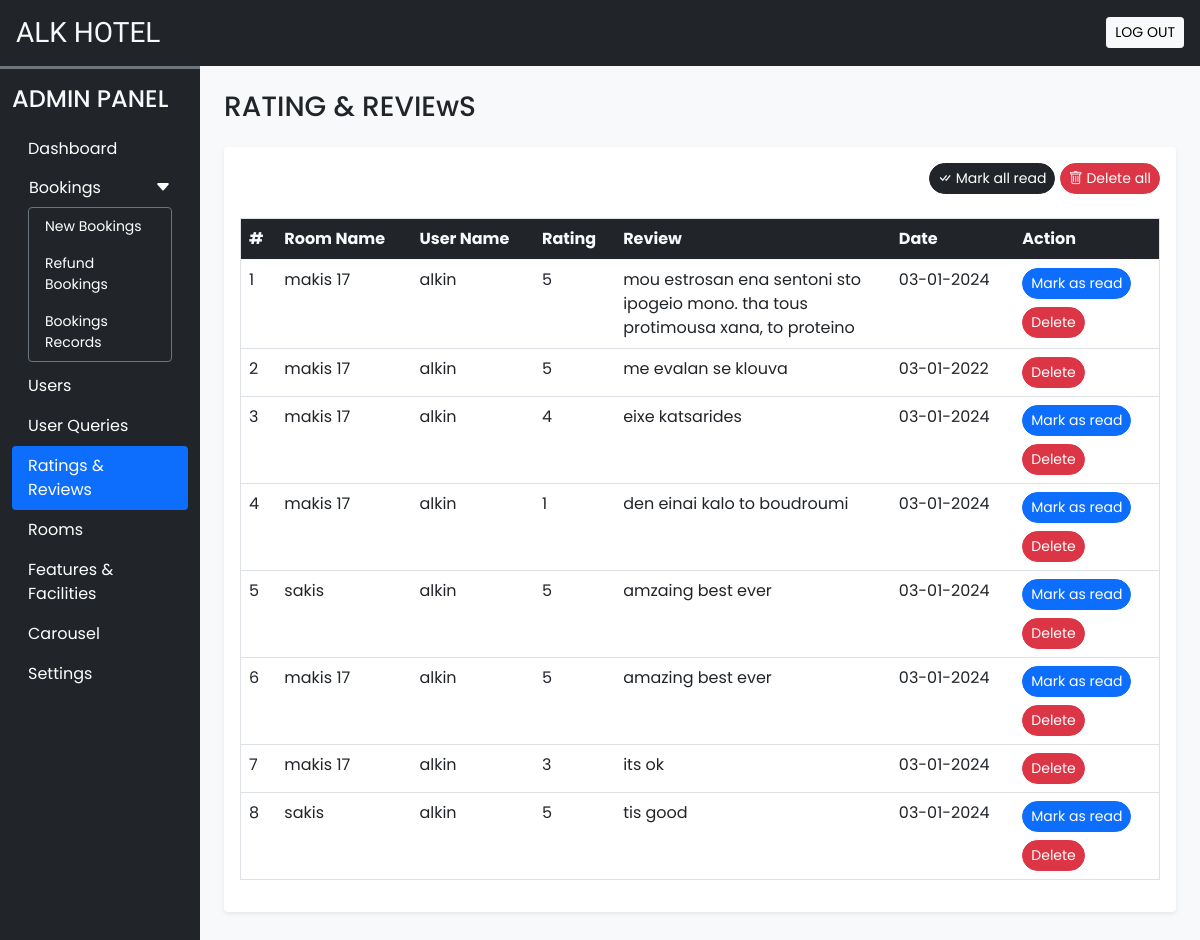
The app's page /xen/admin/rate_review.php (signed in) with its own data.
### tables this page shows
CREATE TABLE `rating_review` (
  `sr_no` int NOT NULL AUTO_INCREMENT,
  `booking_id` int DEFAULT NULL,
  `room_id` int DEFAULT NULL,
  `user_id` int DEFAULT NULL,
  `rating` int DEFAULT NULL,
  `review` varchar(200) DEFAULT NULL,
  `seen` int DEFAULT '0',
  `datentime` datetime DEFAULT CURRENT_TIMESTAMP,
  PRIMARY KEY (`sr_no`),
  KEY `rrbid_idx` (`booking_id`),
  KEY `rrrid_idx` (`room_id`),
  KEY `rruid_idx` (`user_id`),
  CONSTRAINT `rrbid` FOREIGN KEY (`booking_id`) REFERENCES `booking_order` (`booking_id`) ON DELETE RESTRICT ON UPDATE RESTRICT,
  CONSTRAINT `rrrid` FOREIGN KEY (`room_id`) REFERENCES `rooms` (`id`) ON DELETE RESTRICT ON UPDATE RESTRICT,
  CONSTRAINT `rruid` FOREIGN KEY (`user_id`) REFERENCES `user_cred` (`id`) ON DELETE RESTRICT ON UPDATE RESTRICT
);

CREATE TABLE `rooms` (
  `id` int NOT NULL AUTO_INCREMENT,
  `name` varchar(150) DEFAULT NULL,
  `area` int DEFAULT NULL,
  `price` int DEFAULT NULL,
  `quantity` int DEFAULT NULL,
  `adult` int DEFAULT NULL,
  `children` int DEFAULT NULL,
  `description` varchar(350) DEFAULT NULL,
  `status` tinyint DEFAULT '1',
  `removed` int DEFAULT '0',
  PRIMARY KEY (`id`)
);

CREATE TABLE `user_cred` (
  `id` int NOT NULL AUTO_INCREMENT,
  `name` varchar(100) DEFAULT NULL,
  `email` varchar(150) DEFAULT NULL,
  `address` varchar(120) DEFAULT NULL,
  `phonenum` varchar(100) DEFAULT NULL,
  `pincode` int DEFAULT NULL,
  `dob` date DEFAULT NULL,
  `profile` varchar(100) DEFAULT NULL,
  `password` varchar(200) DEFAULT NULL,
  `is_verified` int DEFAULT '0',
  `token` varchar(200) DEFAULT NULL,
  `t_expire` date DEFAULT NULL,
  `status` int DEFAULT '1',
  `datentime` datetime DEFAULT CURRENT_TIMESTAMP,
  PRIMARY KEY (`id`)
);

### xen/admin/rate_review.php (the view, shortened to what this page needs)
<!DOCTYPE html>
<html lang="en">
<head>
    <?php require('inc/links.php'); ?>
</head>
<body class="bg-light">
    <?php require('inc/header.php'); ?>
    <div class="container-fluid" id="main-content">
        <div class="row">
            <div class="col-lg-10 ms-auto p-4 overflow-hidden">
                <h3 class="mb-4">RATING & REVIEwS</h3>
                <div class="card border-0 shadow-sm mb-4">
                    <div class="card-body">
                    <div class="text-end mb-4">
                        <a href="?seen=all" class="btn btn-dark rounded-pill shadow-none btn-sm">
                            <i class="bi bi-check-all"></i> Mark all read
                        </a>
                        <a href="?del=all" class="btn btn-danger rounded-pill shadow-none btn-sm">
                            <i class="bi bi-trash"></i> Delete all
                        </a>
                    </div>
                    <div class="table-responsive-md">
                        <table class="table table-hover border">
                            <thead >
                                <tr class="bg-dark text-light">
                                    <th scope="col">#</th>
                                    <th scope="col">Room Name</th>
                                    <th scope="col">User Name</th>
                                    <th scope="col">Rating</th>
                                    <th scope="col" width="30%">Review</th>
                                    <th scope="col">Date</th>
                                    <th scope="col">Action</th>
                                </tr>
                            </thead>
                            <tbody>
                                <?php
                                    $q = "SELECT rr.*, uc.name AS uname, r.name AS rname FROM `rating_review` rr INNER JOIN
                                     `user_cred` uc ON rr.user_id = uc.id INNER JOIN `rooms` r ON rr.room_id = r.id ORDER BY `sr_no` DESC";
                                    $data = mysqli_query($con,$q);
                                    $i=1;
                                    while($row = mysqli_fetch_assoc($data)){
                                        $date = date('d-m-Y',strtotime($row['datentime']));
                                        $seen='';
                                        if($row['seen']!=1){
                                            $seen = "<a href='?seen=$row[sr_no]' class='btn btn-sm rounded-pill btn-primary mb-2'>Mark as read</a> <br>";
                                        }
                                        $seen.="<a href='?del=$row[sr_no]' class='btn btn-sm rounded-pill btn-danger'>Delete</a>";
                                        echo<<<query
                                            <tr>
                                                <td>$i</td>
                                                <td>$row[rname]</td>
                                                <td>$row[uname]</td>
                                                <td>$row[rating]</td>
                                                <td>$row[review]</td>
                                                <td>$date</td>
                                                <td>$seen</td>
                                            </tr>
                                        query;
                                        $i++;
                                    }
                                ?>
                            </tbody>
                        </table>
                    </div>
                    </div>
                </div>
            </div>
        </div>
    </div>
</body>
</html>

### xen/admin/css/common.css (style rules this page uses)
:root { --teal: #2ec1ac; --teal_hover: #279e8c; }
* { font-family: 'Poppins', sans-serif; }

### records on screen
rating_review: room.name "makis 17", user.name "alkin", rating "5", review "mou estrosan ena sentoni sto ipogeio mono. tha tous protimousa xana, to proteino", datentime "03-01-2024"
rating_review: room.name "makis 17", user.name "alkin", rating "5", review "me evalan se klouva", datentime "03-01-2022"
rating_review: room.name "makis 17", user.name "alkin", rating "4", review "eixe katsarides", datentime "03-01-2024"
rating_review: room.name "makis 17", user.name "alkin", rating "1", review "den einai kalo to boudroumi", datentime "03-01-2024"
rating_review: room.name "sakis", user.name "alkin", rating "5", review "amzaing best ever", datentime "03-01-2024"
rating_review: room.name "makis 17", user.name "alkin", rating "5", review "amazing best ever", datentime "03-01-2024"
rating_review: room.name "makis 17", user.name "alkin", rating "3", review "its ok", datentime "03-01-2024"
rating_review: room.name "sakis", user.name "alkin", rating "5", review "tis good", datentime "03-01-2024"
